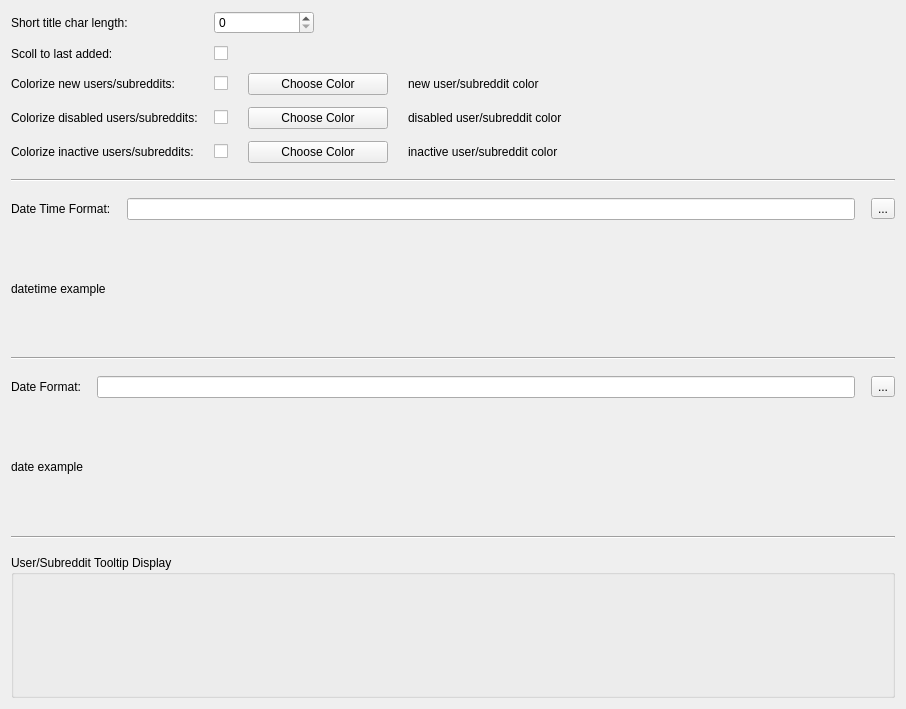
<?xml version="1.0" encoding="UTF-8"?>
<ui version="4.0">
 <class>DispalySettingsWidget</class>
 <widget class="QWidget" name="DispalySettingsWidget">
  <property name="geometry">
   <rect>
    <x>0</x>
    <y>0</y>
    <width>906</width>
    <height>709</height>
   </rect>
  </property>
  <property name="windowTitle">
   <string>Display Settings</string>
  </property>
  <layout class="QVBoxLayout" name="verticalLayout">
   <property name="spacing">
    <number>16</number>
   </property>
   <item>
    <layout class="QFormLayout" name="formLayout">
     <property name="verticalSpacing">
      <number>12</number>
     </property>
     <item row="0" column="0">
      <widget class="QLabel" name="label">
       <property name="toolTip">
        <string>&lt;html&gt;&lt;head/&gt;&lt;body&gt;&lt;p&gt;In most displays titles are shortened in order to display better. This dictates how many characters titles will be shortened to (set to &amp;quot;0&amp;quot; if you don't want titles shortened)&lt;/p&gt;&lt;/body&gt;&lt;/html&gt;</string>
       </property>
       <property name="text">
        <string>Short title char length:</string>
       </property>
      </widget>
     </item>
     <item row="0" column="1">
      <layout class="QHBoxLayout" name="horizontalLayout">
       <item>
        <widget class="QSpinBox" name="short_title_length_spin_box">
         <property name="minimumSize">
          <size>
           <width>100</width>
           <height>0</height>
          </size>
         </property>
        </widget>
       </item>
       <item>
        <spacer name="horizontalSpacer">
         <property name="orientation">
          <enum>Qt::Horizontal</enum>
         </property>
         <property name="sizeHint" stdset="0">
          <size>
           <width>40</width>
           <height>20</height>
          </size>
         </property>
        </spacer>
       </item>
      </layout>
     </item>
     <item row="1" column="0">
      <widget class="QLabel" name="label_3">
       <property name="toolTip">
        <string>&lt;html&gt;&lt;head/&gt;&lt;body&gt;&lt;p&gt;When selected, the user/subreddit list will scroll to the new entry when a new user/subreddit is added&lt;/p&gt;&lt;/body&gt;&lt;/html&gt;</string>
       </property>
       <property name="text">
        <string>Scoll to last added:</string>
       </property>
      </widget>
     </item>
     <item row="1" column="1">
      <widget class="QCheckBox" name="scroll_to_last_added_checkbox">
       <property name="text">
        <string/>
       </property>
      </widget>
     </item>
     <item row="2" column="0">
      <widget class="QLabel" name="label_4">
       <property name="text">
        <string>Colorize new users/subreddits:</string>
       </property>
      </widget>
     </item>
     <item row="3" column="0">
      <widget class="QLabel" name="label_5">
       <property name="text">
        <string>Colorize disabled users/subreddits:</string>
       </property>
      </widget>
     </item>
     <item row="2" column="1">
      <layout class="QHBoxLayout" name="horizontalLayout_2">
       <property name="spacing">
        <number>20</number>
       </property>
       <item>
        <widget class="QCheckBox" name="colorize_new_checkbox">
         <property name="text">
          <string/>
         </property>
        </widget>
       </item>
       <item>
        <widget class="QPushButton" name="choose_new_color_button">
         <property name="minimumSize">
          <size>
           <width>140</width>
           <height>0</height>
          </size>
         </property>
         <property name="maximumSize">
          <size>
           <width>16777215</width>
           <height>26</height>
          </size>
         </property>
         <property name="text">
          <string>Choose Color</string>
         </property>
        </widget>
       </item>
       <item>
        <widget class="QLabel" name="new_ro_color_label">
         <property name="text">
          <string>new user/subreddit color</string>
         </property>
        </widget>
       </item>
       <item>
        <spacer name="horizontalSpacer_2">
         <property name="orientation">
          <enum>Qt::Horizontal</enum>
         </property>
         <property name="sizeHint" stdset="0">
          <size>
           <width>40</width>
           <height>20</height>
          </size>
         </property>
        </spacer>
       </item>
      </layout>
     </item>
     <item row="3" column="1">
      <layout class="QHBoxLayout" name="horizontalLayout_3">
       <property name="spacing">
        <number>20</number>
       </property>
       <item>
        <widget class="QCheckBox" name="colorize_disabled_checkbox">
         <property name="text">
          <string/>
         </property>
        </widget>
       </item>
       <item>
        <widget class="QPushButton" name="choose_disabled_color_button">
         <property name="minimumSize">
          <size>
           <width>140</width>
           <height>0</height>
          </size>
         </property>
         <property name="maximumSize">
          <size>
           <width>16777215</width>
           <height>26</height>
          </size>
         </property>
         <property name="text">
          <string>Choose Color</string>
         </property>
        </widget>
       </item>
       <item>
        <widget class="QLabel" name="disabled_ro_color_label">
         <property name="text">
          <string>disabled user/subreddit color</string>
         </property>
        </widget>
       </item>
       <item>
        <spacer name="horizontalSpacer_3">
         <property name="orientation">
          <enum>Qt::Horizontal</enum>
         </property>
         <property name="sizeHint" stdset="0">
          <size>
           <width>40</width>
           <height>20</height>
          </size>
         </property>
        </spacer>
       </item>
      </layout>
     </item>
     <item row="4" column="0">
      <widget class="QLabel" name="label_6">
       <property name="text">
        <string>Colorize inactive users/subreddits:</string>
       </property>
      </widget>
     </item>
     <item row="4" column="1">
      <layout class="QHBoxLayout" name="horizontalLayout_4">
       <property name="spacing">
        <number>20</number>
       </property>
       <item>
        <widget class="QCheckBox" name="colorize_inactive_checkbox">
         <property name="text">
          <string/>
         </property>
        </widget>
       </item>
       <item>
        <widget class="QPushButton" name="choose_inactive_color_button">
         <property name="minimumSize">
          <size>
           <width>140</width>
           <height>0</height>
          </size>
         </property>
         <property name="maximumSize">
          <size>
           <width>16777215</width>
           <height>26</height>
          </size>
         </property>
         <property name="text">
          <string>Choose Color</string>
         </property>
        </widget>
       </item>
       <item>
        <widget class="QLabel" name="inactive_ro_color_label">
         <property name="text">
          <string>inactive user/subreddit color</string>
         </property>
        </widget>
       </item>
       <item>
        <spacer name="horizontalSpacer_4">
         <property name="orientation">
          <enum>Qt::Horizontal</enum>
         </property>
         <property name="sizeHint" stdset="0">
          <size>
           <width>40</width>
           <height>20</height>
          </size>
         </property>
        </spacer>
       </item>
      </layout>
     </item>
    </layout>
   </item>
   <item>
    <widget class="Line" name="line_3">
     <property name="orientation">
      <enum>Qt::Horizontal</enum>
     </property>
    </widget>
   </item>
   <item>
    <layout class="QVBoxLayout" name="datetime_format_layout">
     <item>
      <layout class="QHBoxLayout" name="horizontalLayout_5">
       <item>
        <widget class="QLabel" name="label_8">
         <property name="text">
          <string>Date Time Format:</string>
         </property>
        </widget>
       </item>
       <item>
        <widget class="QLineEdit" name="datetime_format_line_edit">
         <property name="toolTip">
          <string>&lt;html&gt;&lt;head/&gt;&lt;body&gt;&lt;p&gt;Dictates how &lt;span style=&quot; font-weight:600;&quot;&gt;dates with times&lt;/span&gt; are displayed throughout the application.  Depending on the characters used, this may vary slightly when used in save paths.&lt;/p&gt;&lt;/body&gt;&lt;/html&gt;</string>
         </property>
        </widget>
       </item>
       <item>
        <widget class="QToolButton" name="datetime_token_button">
         <property name="text">
          <string>...</string>
         </property>
        </widget>
       </item>
      </layout>
     </item>
     <item>
      <widget class="QLabel" name="date_time_format_example_label">
       <property name="text">
        <string>datetime example</string>
       </property>
      </widget>
     </item>
    </layout>
   </item>
   <item>
    <widget class="Line" name="line_2">
     <property name="orientation">
      <enum>Qt::Horizontal</enum>
     </property>
    </widget>
   </item>
   <item>
    <layout class="QVBoxLayout" name="verticalLayout_2">
     <item>
      <layout class="QHBoxLayout" name="horizontalLayout_6">
       <item>
        <widget class="QLabel" name="label_9">
         <property name="text">
          <string>Date Format:</string>
         </property>
        </widget>
       </item>
       <item>
        <widget class="QLineEdit" name="date_format_line_edit">
         <property name="toolTip">
          <string>&lt;html&gt;&lt;head/&gt;&lt;body&gt;&lt;p&gt;Dictates how &lt;span style=&quot; font-weight:600;&quot;&gt;dates without times&lt;/span&gt; are displayed throughout the application.&lt;/p&gt;&lt;/body&gt;&lt;/html&gt;</string>
         </property>
        </widget>
       </item>
       <item>
        <widget class="QToolButton" name="date_token_button">
         <property name="text">
          <string>...</string>
         </property>
        </widget>
       </item>
      </layout>
     </item>
     <item>
      <widget class="QLabel" name="date_format_example_label">
       <property name="text">
        <string>date example</string>
       </property>
      </widget>
     </item>
    </layout>
   </item>
   <item>
    <widget class="Line" name="line">
     <property name="orientation">
      <enum>Qt::Horizontal</enum>
     </property>
    </widget>
   </item>
   <item>
    <widget class="QGroupBox" name="tooltip_groupbox">
     <property name="sizePolicy">
      <sizepolicy hsizetype="Preferred" vsizetype="Preferred">
       <horstretch>0</horstretch>
       <verstretch>0</verstretch>
      </sizepolicy>
     </property>
     <property name="toolTip">
      <string>&lt;html&gt;&lt;head/&gt;&lt;body&gt;&lt;p&gt;These are user/subreddit attributes that will be displayed in a tooltip from the main window when the mouse is hovered over their name&lt;/p&gt;&lt;/body&gt;&lt;/html&gt;</string>
     </property>
     <property name="title">
      <string>User/Subreddit Tooltip Display</string>
     </property>
     <layout class="QGridLayout" name="gridLayout_2"/>
    </widget>
   </item>
  </layout>
 </widget>
 <resources/>
 <connections/>
</ui>
